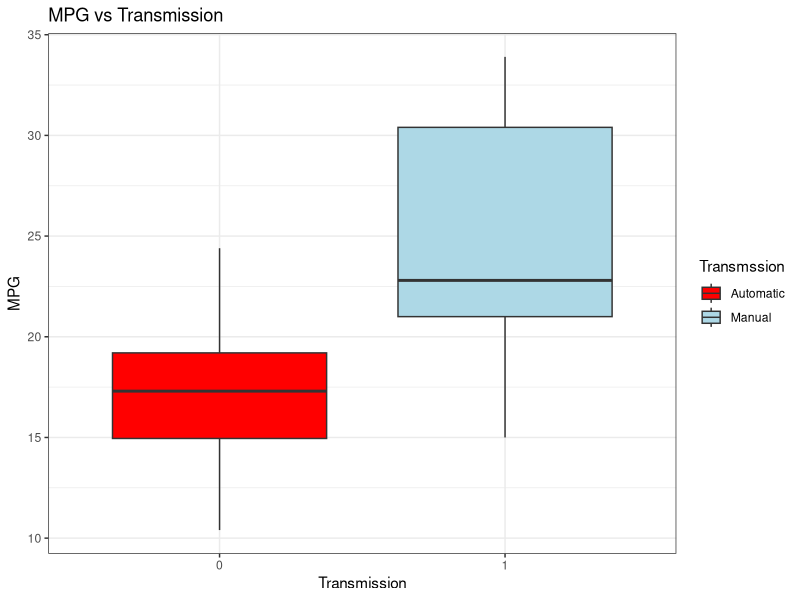
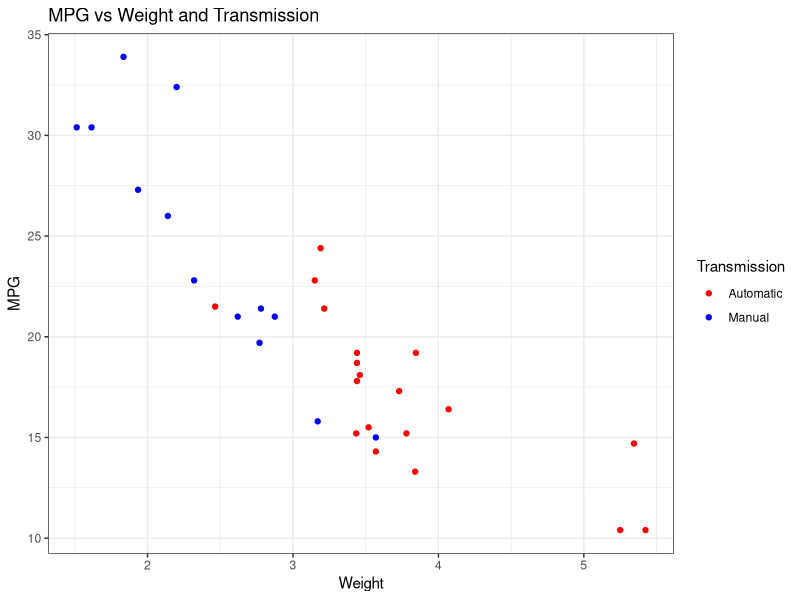
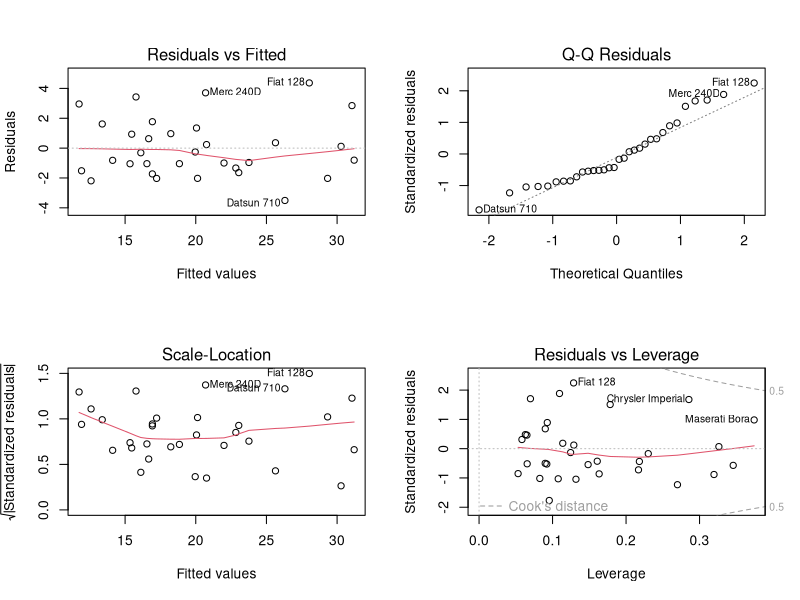

Source code (R) for these figures, in order:
## ---- chunk 1
knitr::opts_chunk$set(echo = TRUE, cache = TRUE)
## ---- chunk 2
# loading the mtcars data set
data("mtcars")

# converting some variables into factor variables
mtcars$am <- as.factor(mtcars$am)
mtcars$vs <- as.factor(mtcars$vs)
mtcars$gear <- as.factor(mtcars$gear)
mtcars$cyl <- as.factor(mtcars$cyl)
mtcars$carb <- as.factor(mtcars$carb)
## ---- chunk 3
# output of code is suppressed
baseModel <- lm(mpg ~ ., data = mtcars)
summary(baseModel)
## ---- chunk 4
# output of code is suppressed
backModel <- step(baseModel, k = log(nrow(mtcars)))
summary(backModel)
## ---- chunk 5
# output of code is suppressed
backModelInt <- lm(mpg ~ wt + qsec + am + wt:am, data = mtcars)
summary(backModelInt)
## ---- chunk 6
# output of code is suppressed
simModel <- lm(mpg ~ am, data = mtcars)
summary(simModel)
## ---- chunk 7
#summary of the coefficients
summary(backModelInt)$coef
## ---- chunk 8
tTest <- t.test(mpg ~ am, data = mtcars)
tTest
## ---- chunk 9
sum((abs(dfbetas(backModelInt)))>1)
## ---- chunk 10
#loading the 'ggplot2' package
library(ggplot2)
## ---- chunk 11
ggplot(aes(x = am, y = mpg), data = mtcars) +
    geom_boxplot(aes(fill = am)) +
    labs(x = "Transmission", y = "MPG", title = "MPG vs Transmission",
         fill = "Transmssion") + theme_bw() +
    scale_fill_manual(labels = c("Automatic", "Manual"), values = c("red", "light blue"))
## ---- chunk 12
ggplot(aes(x = wt, y = mpg, color = am), data = mtcars) + 
    geom_point() + theme_bw() + 
    labs(x = "Weight", y = "MPG", title = "MPG vs Weight and Transmission",
         color = "Transmission") +
    scale_colour_manual(labels = c("Automatic", "Manual"), 
                        values = c("red", "blue"))
## ---- chunk 13
par(mfrow = c(2, 2))
plot(backModelInt)
